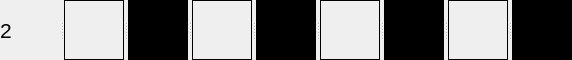
     <widget class="QSplitter" name="splitter_7">
      <property name="orientation">
       <enum>Qt::Horizontal</enum>
      </property>
      <widget class="QLabel" name="label_78">
       <property name="minimumSize">
        <size>
         <width>60</width>
         <height>60</height>
        </size>
       </property>
       <property name="maximumSize">
        <size>
         <width>60</width>
         <height>60</height>
        </size>
       </property>
       <property name="baseSize">
        <size>
         <width>60</width>
         <height>60</height>
        </size>
       </property>
       <property name="font">
        <font>
         <family>Arial</family>
         <pointsize>16</pointsize>
        </font>
       </property>
       <property name="layoutDirection">
        <enum>Qt::LeftToRight</enum>
       </property>
       <property name="text">
        <string>2</string>
       </property>
      </widget>
      <widget class="QLabel" name="label_8">
       <property name="minimumSize">
        <size>
         <width>60</width>
         <height>60</height>
        </size>
       </property>
       <property name="maximumSize">
        <size>
         <width>60</width>
         <height>60</height>
        </size>
       </property>
       <property name="baseSize">
        <size>
         <width>60</width>
         <height>60</height>
        </size>
       </property>
       <property name="layoutDirection">
        <enum>Qt::LeftToRight</enum>
       </property>
       <property name="autoFillBackground">
        <bool>false</bool>
       </property>
       <property name="styleSheet">
        <string notr="true">border: 1px solid black</string>
       </property>
       <property name="text">
        <string/>
       </property>
      </widget>
      <widget class="QLabel" name="label_16">
       <property name="minimumSize">
        <size>
         <width>60</width>
         <height>60</height>
        </size>
       </property>
       <property name="maximumSize">
        <size>
         <width>60</width>
         <height>60</height>
        </size>
       </property>
       <property name="baseSize">
        <size>
         <width>60</width>
         <height>60</height>
        </size>
       </property>
       <property name="layoutDirection">
        <enum>Qt::LeftToRight</enum>
       </property>
       <property name="autoFillBackground">
        <bool>false</bool>
       </property>
       <property name="styleSheet">
        <string notr="true">background-color : black</string>
       </property>
       <property name="text">
        <string/>
       </property>
      </widget>
      <widget class="QLabel" name="label_25">
       <property name="minimumSize">
        <size>
         <width>60</width>
         <height>60</height>
        </size>
       </property>
       <property name="maximumSize">
        <size>
         <width>60</width>
         <height>60</height>
        </size>
       </property>
       <property name="baseSize">
        <size>
         <width>60</width>
         <height>60</height>
        </size>
       </property>
       <property name="layoutDirection">
        <enum>Qt::LeftToRight</enum>
       </property>
       <property name="autoFillBackground">
        <bool>false</bool>
       </property>
       <property name="styleSheet">
        <string notr="true">border: 1px solid black</string>
       </property>
       <property name="text">
        <string/>
       </property>
      </widget>
      <widget class="QLabel" name="label_34">
       <property name="minimumSize">
        <size>
         <width>60</width>
         <height>60</height>
        </size>
       </property>
       <property name="maximumSize">
        <size>
         <width>60</width>
         <height>60</height>
        </size>
       </property>
       <property name="baseSize">
        <size>
         <width>60</width>
         <height>60</height>
        </size>
       </property>
       <property name="layoutDirection">
        <enum>Qt::LeftToRight</enum>
       </property>
       <property name="autoFillBackground">
        <bool>false</bool>
       </property>
       <property name="styleSheet">
        <string notr="true">background-color : black</string>
       </property>
       <property name="text">
        <string/>
       </property>
      </widget>
      <widget class="QLabel" name="label_43">
       <property name="minimumSize">
        <size>
         <width>60</width>
         <height>60</height>
        </size>
       </property>
       <property name="maximumSize">
        <size>
         <width>60</width>
         <height>60</height>
        </size>
       </property>
       <property name="baseSize">
        <size>
         <width>60</width>
         <height>60</height>
        </size>
       </property>
       <property name="layoutDirection">
        <enum>Qt::LeftToRight</enum>
       </property>
       <property name="autoFillBackground">
        <bool>false</bool>
       </property>
       <property name="styleSheet">
        <string notr="true">border: 1px solid black</string>
       </property>
       <property name="text">
        <string/>
       </property>
      </widget>
      <widget class="QLabel" name="label_52">
       <property name="minimumSize">
        <size>
         <width>60</width>
         <height>60</height>
        </size>
       </property>
       <property name="maximumSize">
        <size>
         <width>60</width>
         <height>60</height>
        </size>
       </property>
       <property name="baseSize">
        <size>
         <width>60</width>
         <height>60</height>
        </size>
       </property>
       <property name="layoutDirection">
        <enum>Qt::LeftToRight</enum>
       </property>
       <property name="autoFillBackground">
        <bool>false</bool>
       </property>
       <property name="styleSheet">
        <string notr="true">background-color : black</string>
       </property>
       <property name="text">
        <string/>
       </property>
      </widget>
      <widget class="QLabel" name="label_61">
       <property name="minimumSize">
        <size>
         <width>60</width>
         <height>60</height>
        </size>
       </property>
       <property name="maximumSize">
        <size>
         <width>60</width>
         <height>60</height>
        </size>
       </property>
       <property name="baseSize">
        <size>
         <width>60</width>
         <height>60</height>
        </size>
       </property>
       <property name="layoutDirection">
        <enum>Qt::LeftToRight</enum>
       </property>
       <property name="autoFillBackground">
        <bool>false</bool>
       </property>
       <property name="styleSheet">
        <string notr="true">border: 1px solid black</string>
       </property>
       <property name="text">
        <string/>
       </property>
      </widget>
      <widget class="QLabel" name="label_70">
       <property name="minimumSize">
        <size>
         <width>60</width>
         <height>60</height>
        </size>
       </property>
       <property name="maximumSize">
        <size>
         <width>60</width>
         <height>60</height>
        </size>
       </property>
       <property name="baseSize">
        <size>
         <width>60</width>
         <height>60</height>
        </size>
       </property>
       <property name="layoutDirection">
        <enum>Qt::LeftToRight</enum>
       </property>
       <property name="autoFillBackground">
        <bool>false</bool>
       </property>
       <property name="styleSheet">
        <string notr="true">background-color : black</string>
       </property>
       <property name="text">
        <string/>
       </property>
      </widget>
     </widget>
